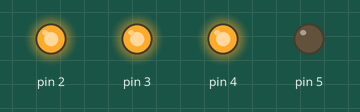
Bench run of a sketch on a simulated Arduino Uno, built with avr-gcc and run on an emulated ATmega328P. On the bench: output pins drawn as LEDs (lit = HIGH).

Above: at 0.5 s.
At 2.5 s:
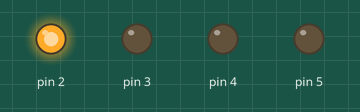
At 3.5 s:
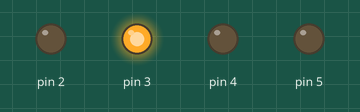
At 4.5 s:
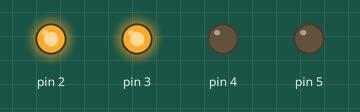
At 6.5 s:
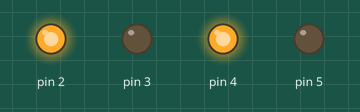
At 9.5 s:
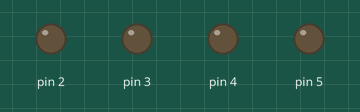
Timing chart, 0 to 10.4 s (numbered marks = the images above):
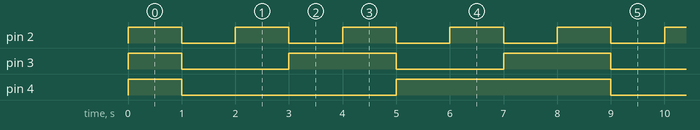

The sketch:

assignment3.ino
```cpp
//ASSIGNMENT-3(IDE)
//DESIGN AND IMPLEMENT A COUNTER USING D FLIP-FLOP


int p,q,r,i;
int D,C,B,A;

void disp_7447(int D, int C, int B, int A)
{
  digitalWrite(2, A);
  digitalWrite(3, B);
  digitalWrite(4, C);
  digitalWrite(5, D);

}
void setup() {
    pinMode(2, OUTPUT);
    pinMode(3, OUTPUT);
    pinMode(4, OUTPUT);
    pinMode(5, OUTPUT);
}

void loop() {

    for(i=0;i<16;i++){
      p=(i/4)%2;
      q=(i/2)%2;
      r=(i)%2;


        A=0;
        B=p&&r || p&&q ||!p&&!q&&!r;
        C=!q&&!r ||q&&r;
        D =!r;

      disp_7447(A,B,C,D);
      delay(1000);

    }
}
```

Measured:
- by itself, pin 2: alternates HIGH for 1.0 s and LOW for 1.0 s
- by itself, pin 3: repeats every 4.0 s: LOW 2.0 s, HIGH 2.0 s
- by itself, pin 4: repeats every 8.0 s: LOW 4.0 s, HIGH 4.0 s
